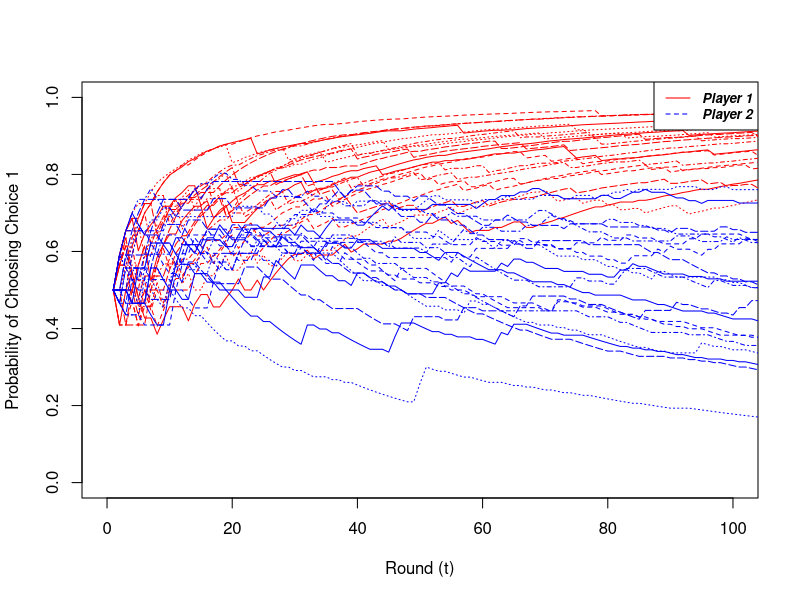
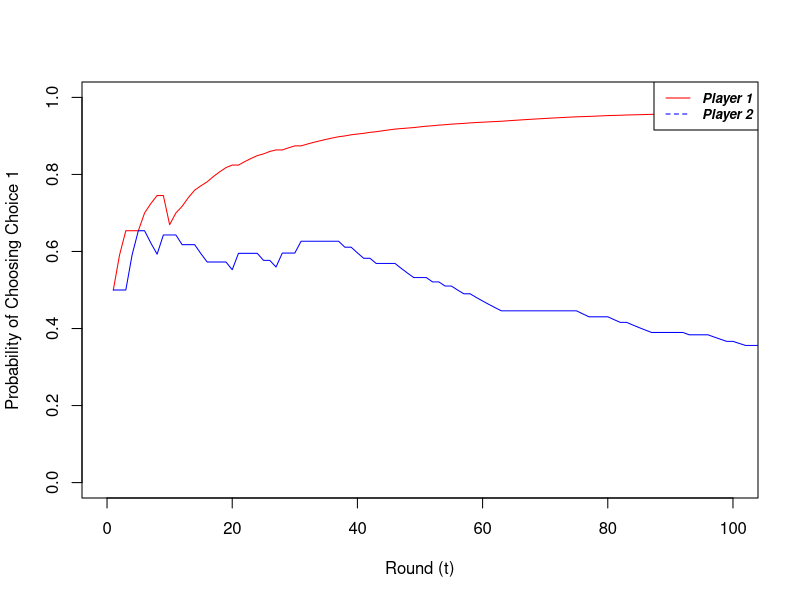
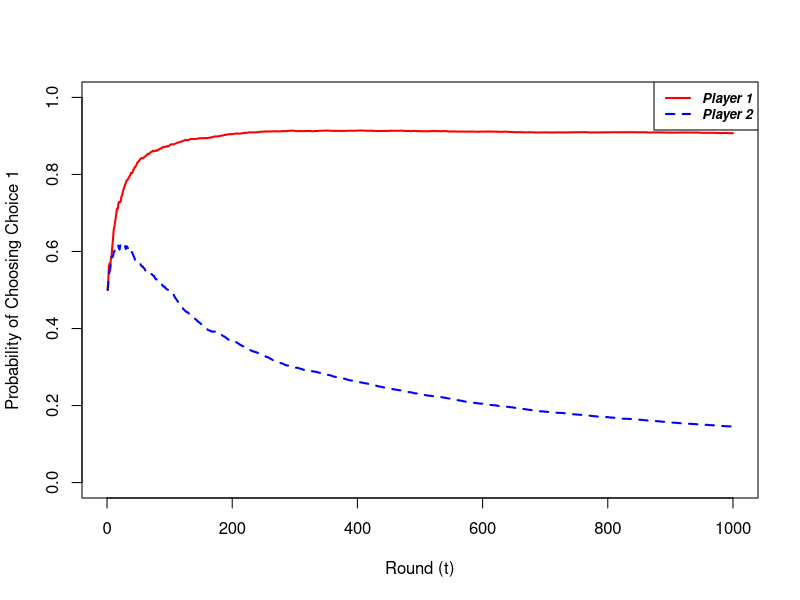
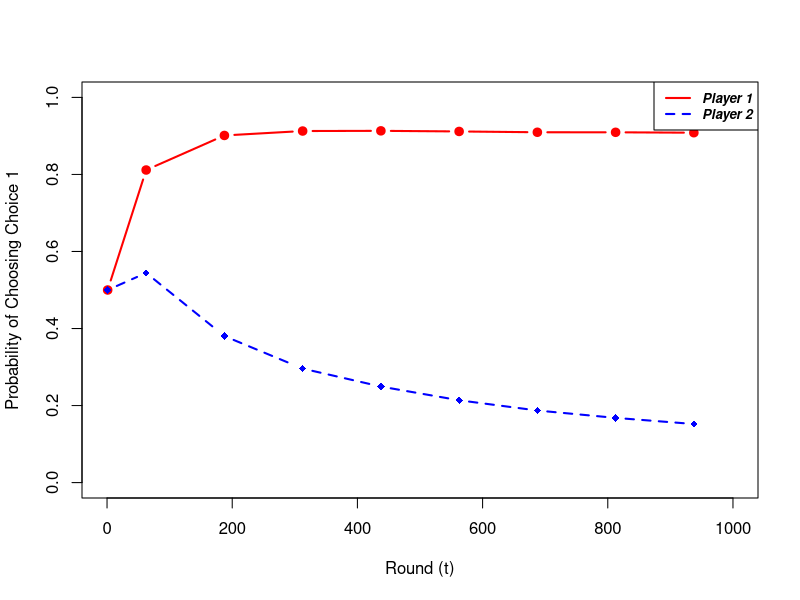

R code for these plots, in order:
#Model Replication
#Predicting How People Play Games: Reinforcement Learning in Experimental Games with Unique, Mixed Strategy Equilibria 
#Erev and Roth, 1998

#Created by James Paine
#15.879 - Simulation Models in Social and Behavioral Sciences
#February 14, 2019


#ONE-PARAMETER MODEL


setwd("C:/Users/jpaine/OneDrive/MIT/15.879 - Simulation Models in Social and Behavioral Sciences/Erev Modeling")
Payout = read.csv("ML Payoff Matrix.csv")
head(Payout)

#Set the number of time steps or rounds of individual play between each player
Rounds = 1000

#Set the number of players
#NOTE: MUST MATCH FORMAT OF INPUT PAYOUT MATRIX
NumPlayer = 2

#Set the number of interations of each play
Iterations = 20

#Set Strength Parameter
#Tuned value on page 862
S1 = 54


#Note on indicies
#i = iteration index
#n = player index
#t = round, or time, index of single play
#k = index of choice the player actually played
#j = general index of choices available to player
#q[n,j,t] = 'propensity' towards a strategy j
#p[n,j,t] = probability of choosing strategy j



#Get the number of unique choices for each player
M = lapply(Payout, function(x) length(unique(x)))
M = M[1:NumPlayer]

#Get the average absolute payoff for each player
X = lapply(Payout, function(x) abs(mean(x)))
X = X[(NumPlayer+1):length(X)]

#Get the minimum payoff for each player
x_min = lapply(Payout, function(x) min(x))
x_min = x_min[(NumPlayer+1):length(x_min)]

#initalize the GLOBAL probability and q array spaces
P = array(data = NA, dim = c(NumPlayer,max(as.numeric(M[1:NumPlayer])),Rounds,Iterations))
Q=P

#initialize the GLOBAL choice array k
K = array(data = NA, dim = c(NumPlayer,Rounds,Iterations))

i=1

#Loop through each iteration i the multi-round game
for (i in 1:Iterations) {
  cat("\014")  
  print(paste0("Iteration: ", i, " of ", Iterations))
  
  
  #initalize the probability and q array space for this iteration
  p = array(data = NA, dim = c(NumPlayer,max(as.numeric(M[1:NumPlayer])),Rounds))
  q=p
  
  #initialize the choice array k for this iteration
  k = array(data = NA, dim = c(NumPlayer,Rounds))
  
  
  #Initialization round
  #set t=1 values for the probabilities and propensities
  for (n in 1:NumPlayer) {
    for (j in 1:as.numeric(M[n])) {
      
      p[n,j,1]= 1/as.numeric(M[n])
      q[n,j,1]= p[n,j,1]*S1*as.numeric(X[n])
    }
  }

  #Loop through subsequent rounds
  for(t in 2:Rounds) {
    
    for(n in 1:NumPlayer){
      #Probabilistically get player n's choice 
      k[n,t]=sample(c(1:as.numeric(M[n])),1,replace=FALSE,prob=p[n,,(t-1)])
    }
    
    #Look at the payout matrix to determine which row matches the choices
    FullPayout = Payout[apply(Payout[,1:NumPlayer], 1, function(x) identical(as.numeric(x),as.numeric(k[,t]))),]
    R = FullPayout[,(NumPlayer+1):ncol(Payout)]-x_min
    
    for(n in 1:NumPlayer){
      
      #for each strategy option, see if a reward was observed
      for(j in 1:as.numeric(M[n])){
        
        q[n,j,t] = q[n,j,(t-1)]
        
        if (as.numeric(k[n,t]) == j) {
          #update the propensities based on the reward observed
          q[n,j,t] =  q[n,j,(t-1)]+as.numeric(R[n])         
        }
      } #next j in the observation of choice and propentsity update loop
      
      #Update probabilities based on newly updated propensities
      for(j in 1:as.numeric(M[n])){
        p[n,j,t] = q[n,j,t]/sum(q[n,1:as.numeric(M[n]),t])     
      } #next j in the update of probability loop
      
    } #next n
    
  } #next t
  
  #Write the values of p, q, and k to global arrays for later use and analysis
  P[,,,i]=p
  Q[,,,i]=q
  K[,,i]=k
  
} #next i


###Recreate the Plots from Erev and Roth

#Initialize the average arrays
P_avg = array(data = NA, dim = c(NumPlayer,max(as.numeric(M[1:NumPlayer])),Rounds))
Q_avg = P_avg

#Loop through the players and choices and average over the iterations observed at each round
for (n in 1:NumPlayer){
  for (j in 1:as.numeric(M[n])) {
    
    SubP=P[n,j,,]
    P_avg[n,j,]=rowMeans(SubP)
    
    SubQ=Q[n,j,,]
    Q_avg[n,j,]=rowMeans(SubQ)
    
  }
}



###### PLOTTING FUNCTIONS #####

##Plot ALL the iterations
matplot(1:Rounds,P[1,1,,], typ = "l", pch=19, col = "red",
        xlim=c(0,100), ylim=c(0,1),
        xlab = "Round (t)", ylab = "Probability of Choosing Choice 1"
)
matlines(P[2,1,,], pch = 18, col="blue")
legend("topright", legend=c("Player 1", "Player 2"),
       col=c("red", "blue"), lty=1:2, cex=0.8,
       text.font=4)


##Plot a single random iteration
it = sample(1:Iterations, 1)
plot(1:Rounds,P[1,1,,it], typ = "l", pch=19, col = "red",
     xlim=c(0,100), ylim=c(0,1),
     xlab = "Round (t)", ylab = "Probability of Choosing Choice 1"
)
lines(P[2,1,,it], pch = 18, col="blue")
legend("topright", legend=c("Player 1", "Player 2"),
       col=c("red", "blue"), lty=1:2, cex=0.8,
       text.font=4)


##Plot the average of the probabilities for each player

plot(1:Rounds,P_avg[1,1,], typ = "l", pch=19, col = "red", lwd=2,
     xlim=c(0,Rounds), ylim=c(0,1),
     xlab = "Round (t)", ylab = "Probability of Choosing Choice 1"
)
lines(1:Rounds,P_avg[2,1,], pch = 18, col="blue", lty = 2, lwd=2)
legend("topright", legend=c("Player 1", "Player 2"), lwd = 2,
       col=c("red", "blue"), lty=1:2, cex=0.8,
       text.font=4)



##Plot Binned data to match Erev and Roth outputs

#Bin the iterations of data
Bins = 8
Bin_Size = round(Rounds/Bins,0)

t_vector = seq(Rounds/Bins/2, Rounds, Rounds/Bins)
t_vector = append(1, t_vector)

P_bin = array(data = NA, dim = c(NumPlayer,max(as.numeric(M[1:NumPlayer])),Bins+1))
Q_bin = P_bin


#Loop through the players and choices and create an average bin by round
for (n in 1:NumPlayer){
  for (j in 1:as.numeric(M[n])) {
    P_bin[n,j,]=append(P_avg[n,j,1],colMeans(matrix(P_avg[n,j,],Bin_Size)))
    Q_bin[n,j,]=append(Q_avg[n,j,1],colMeans(matrix(P_avg[n,j,],Bin_Size)))
  }
}

#Plot the binned data
plot(t_vector,P_bin[1,1,], typ = "b", pch=19, col = "red", lwd=2,
     xlim=c(0,Rounds), ylim=c(0,1),
     xlab = "Round (t)", ylab = "Probability of Choosing Choice 1"
)
lines(t_vector,P_bin[2,1,], typ = "b", pch = 18, col="blue", lty = 2, lwd=2)
legend("topright", legend=c("Player 1", "Player 2"), lwd = 2,
       col=c("red", "blue"), lty=1:2, cex=0.8,
       text.font=4)



